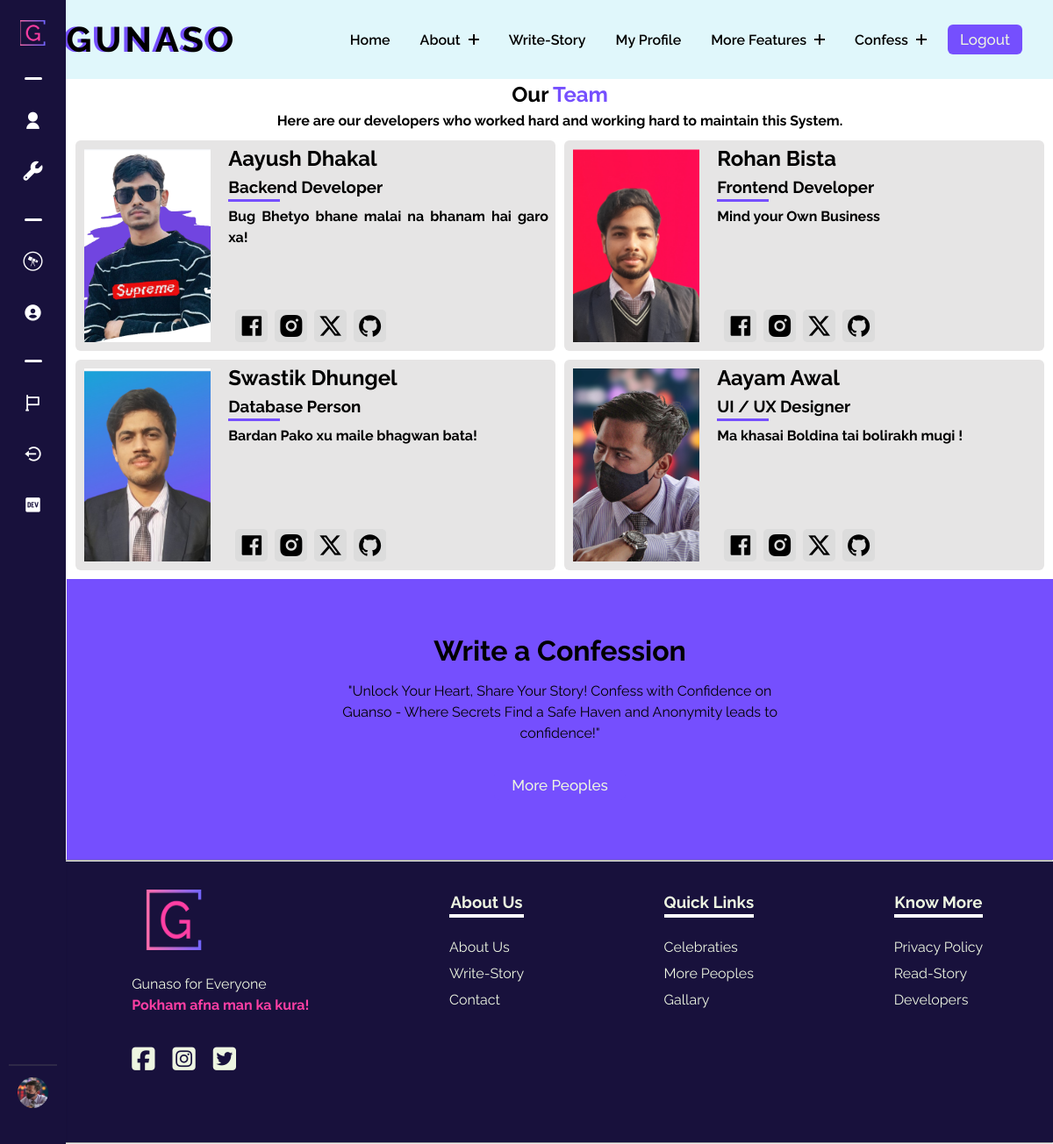
The page /developers/ (signed in) on the database as committed earlier.
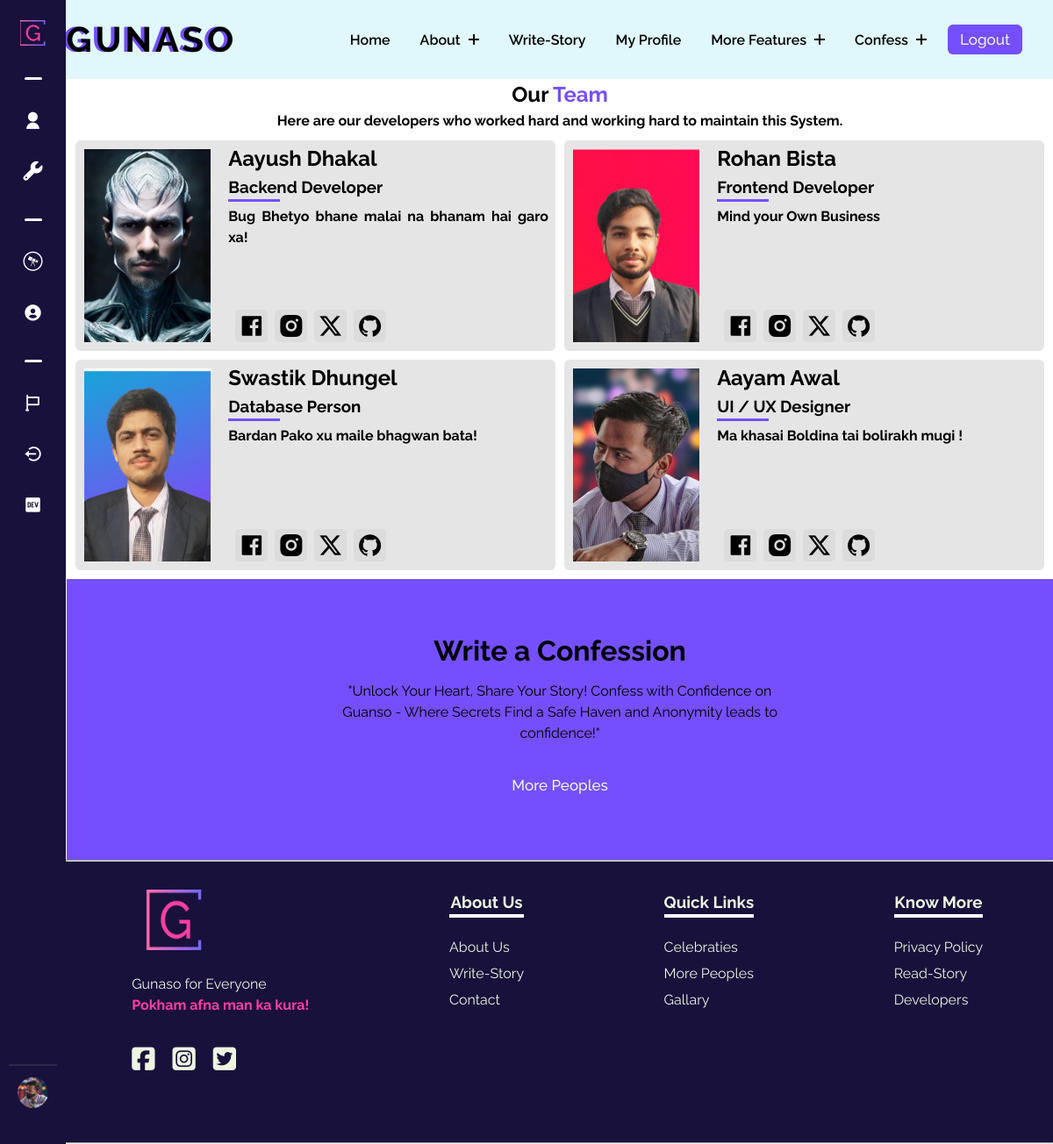
The same page on the database as committed later.
### gunasoApp/models.py (models this page shows, shortened)
class Developer(models.Model):
    sno = models.AutoField(primary_key=True)
    image = models.ImageField(upload_to="gunasoApp/images/developers", blank=True, default="upload-image-dev")
    name = models.CharField(max_length=30)
    position = models.CharField(max_length=30)
    bio = models.TextField()
    facebook = models.CharField(max_length=255)
    instagram = models.CharField(max_length=255)
    x = models.CharField(max_length=255)
    github = models.CharField(max_length=255)

### gunasoApp/views.py (the view)
# urls.py: path('developers/',views.developers, name='developers'),
def developers(request):
    developers = Developer.objects.all()
    context = {"developers":developers}
    return render(request, 'developers.html', context)

### templates/developers.html (shortened to what this page needs)
{% extends 'base.html' %}
{% load static %}
    {% block base_style%}
    {{ block.super }}
    <link rel="stylesheet" href="{% static 'styles/developers.css' %}">
    {% endblock base_style%}
    {% block content %}
    <div class="developersmain">
        <div class="introtext">
            <h2>Our <span>Team</span></h2>
            <p>Here are our developers who worked hard and working hard to maintain this System.</p>
        </div>
        <div class="cards">
            {% for item in developers %}
            <div class="card">
                <div class="imagepart">
                    <div class="imagecontain" style="background-image: url({{item.image.url}});">
                    </div>
                </div>
                <div class="textpart">
                    <h2>{{item.name}}</h2>
                    <h3>{{item.position}}</h3>
                    <hr>
                    <div class="aboutandlinks">
                        <p>{{item.bio}}</p>
                        <div class="links">
                            <a href="{{item.facebook}}" target="_blank">
                                <i class="ri-facebook-box-fill"></i>
                            </a>
                            <a href="{{item.instagram}}" target="_blank">
                                <i class="ri-instagram-fill"></i>
                            </a>
                            <a href="{{item.x}}" target="_blank">
                                <i class="ri-twitter-x-fill"></i>
                            </a>
                            <a href="{{item.github}}" target="_blank">
                                <i class="ri-github-fill"></i>
                            </a>
                        </div>
                    </div>
                </div>
            </div>
            {% endfor %}
        </div>
        {% include 'banner.html' %}
    </div>
    {% endblock %}

Rows that differ between the two databases and show on the page:
changed Developer "Aayush Dhakal": image: a different picture
